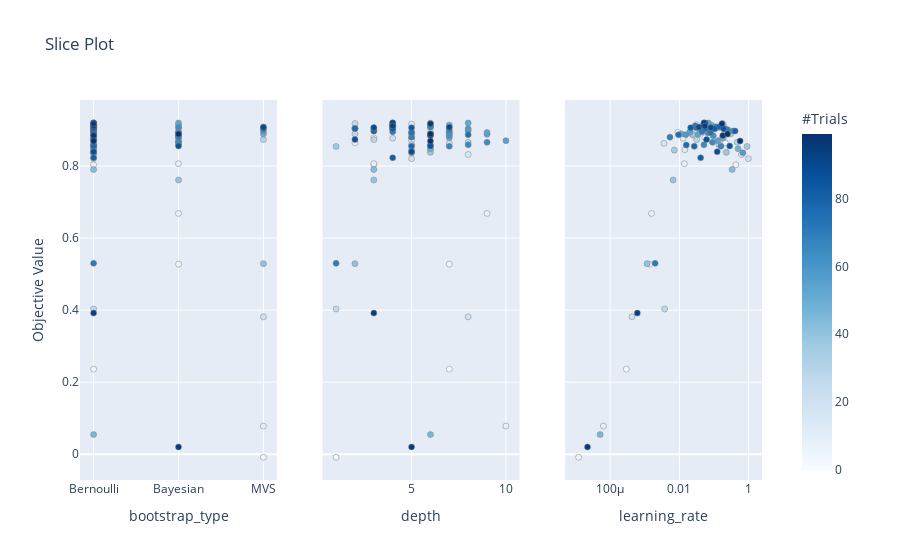

Notebook code for this chart:
### Code cell
optuna.visualization.plot_slice(study, params=['depth', 'learning_rate', 'bootstrap_type'])
